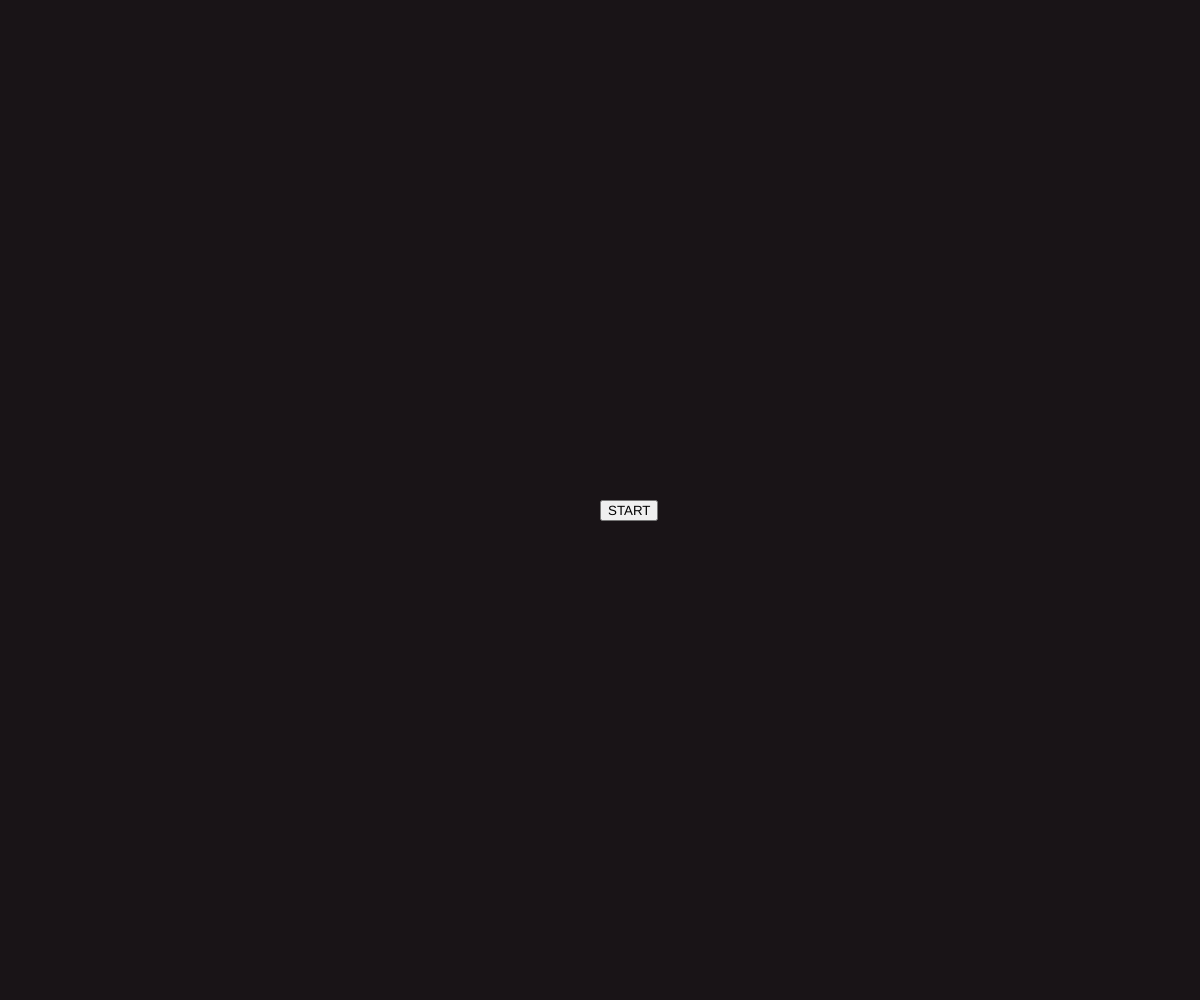
Frame 1 (no input)
Frame 60 (no input): identical to frame 1, image omitted
Frame 120 (the mouse pressed at the canvas centre since frame 60): blank canvas, image omitted

The p5.js sketch that drew this single still picture (run headless with seeded random() and noise() and a simulated clock; from frame 60 on, the mouse is pressed at the canvas centre):

// p5.js sketch
// ── sketch.js
let startButton;
let gameStarted = false;
let player1;
let leftX, leftY;
let rightX, rightY;

function setup() {
  createCanvas(windowWidth, windowHeight);
  background(25, 20, 23);
  
  startButton = createButton('START');
  startButton.position(width / 2, height / 2);
  startButton.mousePressed(startGame);
  startButton.class('start-button');

  leftX = 50;
  leftY = height / 2;
  rightX = width - 50;
  rightY = height / 2;
}

  function startGame() {
    gameStarted = true;
    startButton.hide();
  }

  function drawLeftPaddle(x, y) {
    stroke(255);
    strokeWeight(4);
    line(x, y - 50, x, y + 50);
  }

  function drawRightPaddle(x, y) {
    stroke(255);
    strokeWeight(4);
    line(x, y - 50, x, y + 50);
  }

  function draw() {
    if (gameStarted == true) {
      background(25, 20, 23); 
      drawLeftPaddle(leftX, leftY);
      drawRightPaddle(rightX, rightY);

    if (keyIsDown(87)) {
      leftY -= 10;
    }
    if (keyIsDown(83)) {
      leftY += 10;
    }

    if (keyIsDown(UP_ARROW)) {
      rightY -= 10;
    }
    if (keyIsDown(DOWN_ARROW)) {
      rightY += 10;
    }

    }
  }
// ── style.css
html, body {
  margin: 0;
  padding: 0;
}

canvas {
  display: block;
}

.start-button {
  position: absolute;
  top: 50%;
  left: 50%;
  transform: translate(-50%, -50%);

  padding: 20px 80px;
  font-size: 25px;

  background-color: rgba(255, 255, 255, 0.15);
  backdrop-filter: blur(30px);
  color: white;

  border: 1px solid rgba(255, 255, 255, 0.3);
  box-shadow: 0 4px 6px rgba(0, 0, 0, 0.1);
  border-radius: 100px;

  cursor: pointer;
}
